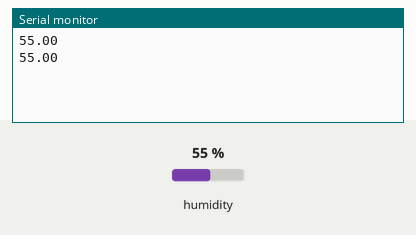
This sketch was run on a simulated Arduino Uno, built with avr-gcc and run on an emulated ATmega328P. Parts: the last lines printed to the serial monitor. Inputs (shaded band) come from the test bench; at power-on: humidity 55 %.

Above: at 4.8 s.
4.9 s: humidity set to 22 %
At 7.4 s:
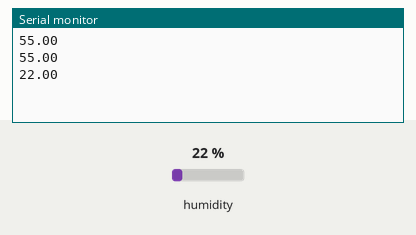
7.9 s: humidity set to 40 %
At 9.0 s:
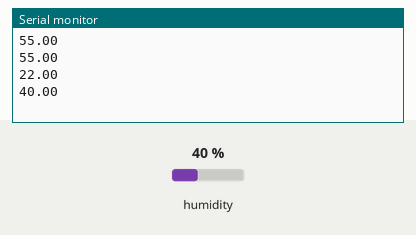
Timing chart, 0 to 10.9 s (numbered marks = the images above; inputs shaded):
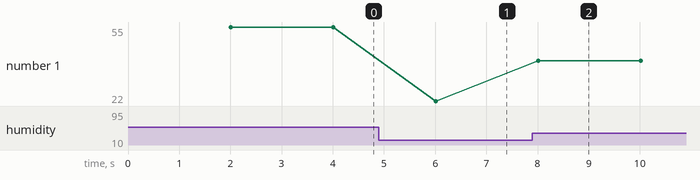

The sketch:

humidVideo.ino
```cpp
#include <DHT.h>
#include <DHT_U.h>

#define DHTPIN 11

DHT_Unified dht(DHTPIN, DHT22);

void setup() {
  // put your setup code here, to run once:
   Serial.begin(9600);
   dht.begin();
}

void loop() {
  delay(2000);
  // Get temperature event and print its value.
  sensors_event_t event;
  /*
  dht.temperature().getEvent(&event);
  if (isnan(event.temperature)) {
    lcd.print("Error w/ Temp.!");
  }
  else {
    lcd.print("Temp.: ");
    lcd.print(event.temperature);
  }*/

  // Get humidity event and print its value.
  dht.humidity().getEvent(&event);
  if (isnan(event.relative_humidity)) {
    Serial.println(-1);
  }
  else {
    Serial.println(event.relative_humidity);
  }
}
```

Measured:
- after the input at 4.9 s, the serial monitor: prints a new line after 1.1 s (image 1)
- after the input at 7.9 s, the serial monitor: prints a new line after 0.11 s (image 2)
- plotted number 1: 55 → 22 after the input at 4.9 s, 22 → 40 after the input at 7.9 s
